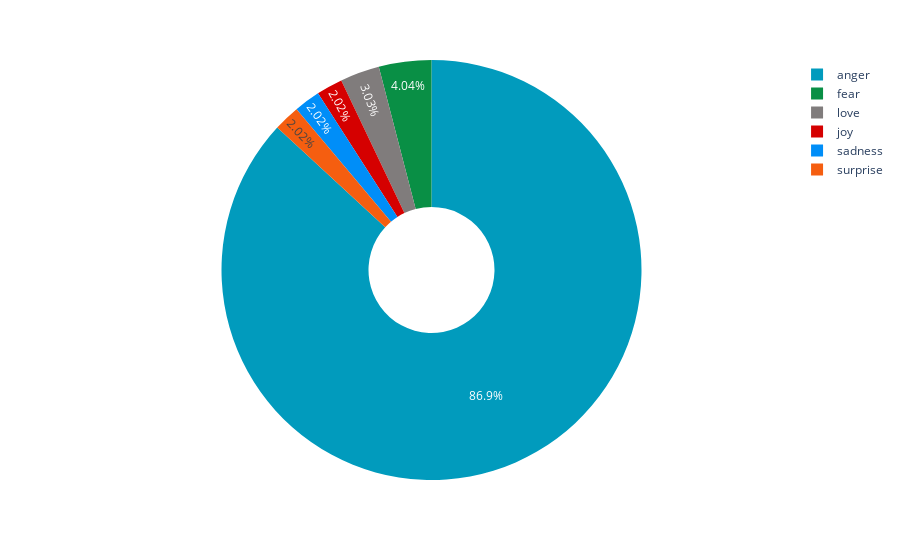
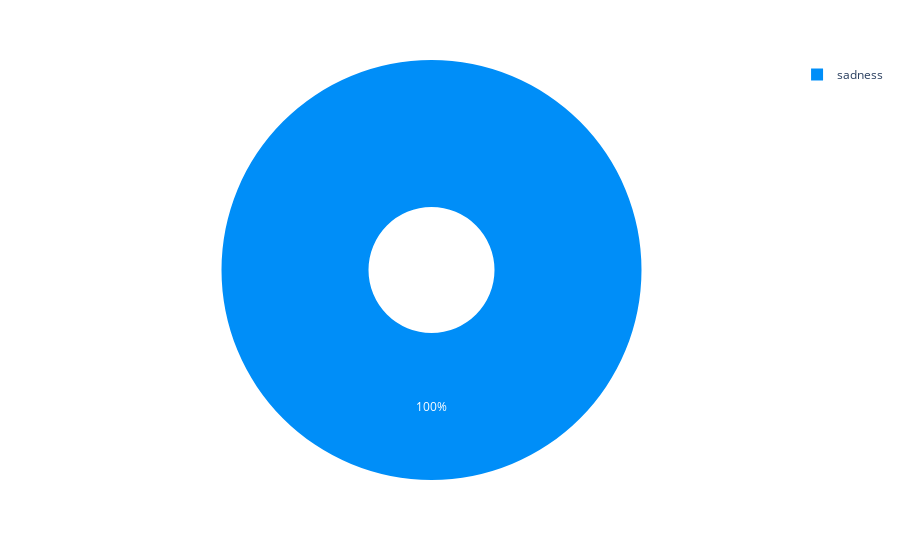

The cell these charts' notebook holds for them, in order:
### Code cell
result =get_sentiment(model,"😡🤬😈👿")
plot_result(result)

result =get_sentiment(model,"Raveesh met an accident, i feel very sad for him ")
plot_result(result)

### Figure 1 — Plotly figure (JSON) as saved in the notebook; plotly's stock layout.template omitted (floating-point values rounded to 4 significant figures)
{"data": [{"customdata": [["joy"], ["sadness"], ["anger"], ["fear"], ["love"], ["surprise"]], "domain": {"x": [0, 1], "y": [0, 1]}, "hole": 0.3, "hovertemplate": "sentiment=%{customdata[0]}<br>percentage=%{value}<extra></extra>", "labels": ["joy", "sadness", "anger", "fear", "love", "surprise"], "legendgroup": "", "marker": {"colors": ["rgb(213,0,0)", "rgb(0,142,248)", "rgb(1,155,189)", "rgb(9,143,69)", "rgb(128,124,124)", "rgb(245,94,16)"]}, "name": "", "showlegend": true, "type": "pie", "values": [2, 2, 86, 4, 3, 2]}], "layout": {"legend": {"tracegroupgap": 0}, "margin": {"t": 60}}}

### Figure 2 — Plotly figure (JSON) as saved in the notebook; plotly's stock layout.template omitted (floating-point values rounded to 4 significant figures)
{"data": [{"customdata": [["sadness"]], "domain": {"x": [0, 1], "y": [0, 1]}, "hole": 0.3, "hovertemplate": "sentiment=%{customdata[0]}<br>percentage=%{value}<extra></extra>", "labels": ["sadness"], "legendgroup": "", "marker": {"colors": ["rgb(0,142,248)"]}, "name": "", "showlegend": true, "type": "pie", "values": [99]}], "layout": {"legend": {"tracegroupgap": 0}, "margin": {"t": 60}}}
